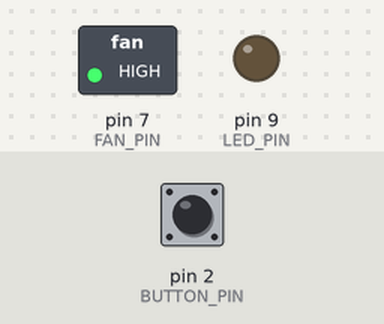
This sketch was run on a simulated Arduino Uno, built with avr-gcc and run on an emulated ATmega328P. Shown: switched loads named in the sketch (green lamp = pin HIGH), output pins drawn as LEDs (lit = HIGH). The inputs (shaded band) are chosen by the test bench; at power-on: pin 2 (BUTTON_PIN) LOW.

Above: at 1.2 s.
1.3 s: pin 2 (BUTTON_PIN) pulled HIGH for 0.15 s
At 2.0 s:
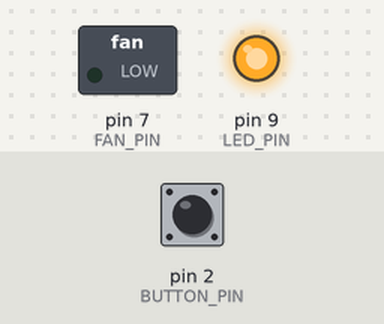
2.9 s: pin 2 (BUTTON_PIN) pulled HIGH for 1 s
At 4.7 s:
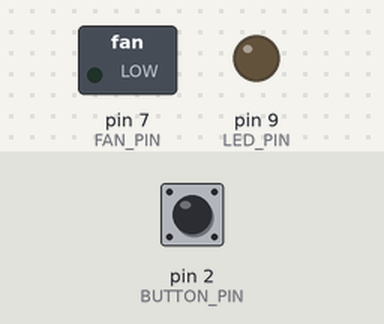
5.4 s: pin 2 (BUTTON_PIN) pulled HIGH for 3.2 s
At 9.1 s:
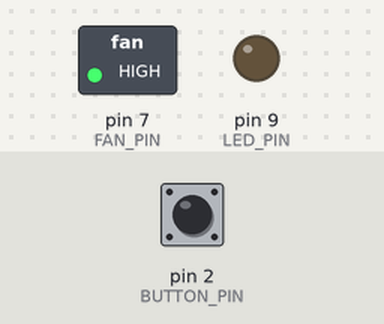
Timing chart, 0 to 10.6 s (numbered marks = the images above; inputs shaded):
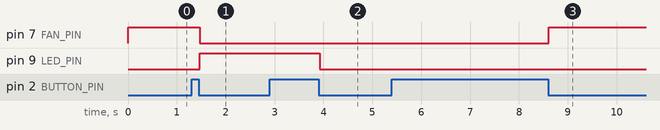

Measured:
- after the input at 1.3 s, pin 7 (FAN_PIN): HIGH → LOW after 0.16 s; pin 9 (LED_PIN): LOW → HIGH after 0.16 s
- after the input at 2.9 s, pin 9 (LED_PIN): HIGH → LOW after 1.0 s
- after the input at 5.4 s, pin 7 (FAN_PIN): LOW → HIGH after 3.2 s

The sketch:

3.ino
```cpp
#define BUTTON_PIN 2
#define FAN_PIN 7
#define LED_PIN 9

int val1;
int val2;
int buttonState;
int Mode = 0;
void setup() {
  pinMode(BUTTON_PIN, INPUT);
  pinMode(FAN_PIN, OUTPUT);
  pinMode(LED_PIN, OUTPUT);
  buttonState = digitalRead(BUTTON_PIN);
}
void loop() {
  val1 = digitalRead(BUTTON_PIN);
  delay(10);
  val2 = digitalRead(BUTTON_PIN);
  if (val1 == val2) {
    if (val1 != buttonState) {
      if (val1 == LOW) {
        if (Mode == 0) {
          Mode = 1;
        } else {
          if (Mode == 1) {
            Mode = 2;
          } else {
            if (Mode == 2) {
              Mode = 0;
            }
          }
        }
      }
    }
    buttonState = val1;
  }
  if (Mode == 0) {
    digitalWrite(FAN_PIN, HIGH);
    digitalWrite(LED_PIN, LOW);
  }
  if (Mode == 1) {
    digitalWrite(FAN_PIN, LOW);
    digitalWrite(LED_PIN, HIGH);
  }
  if (Mode == 2) { // both off
    digitalWrite(FAN_PIN, LOW);
    digitalWrite(LED_PIN, LOW);
  }
}
```
